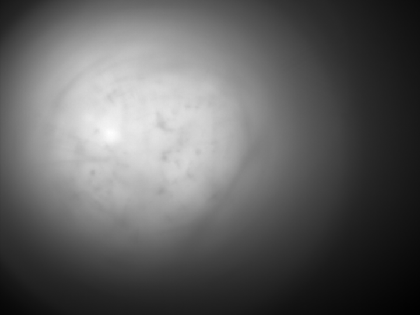
%> input picture Data/In vivo Ca2+/1912-DSA/JP68-1912-mean-native.tif, 420 x 315 px, shrunk from 720 x 540 before the run; the run also reads 2 pictures not shown here
$ octave InVivo_DetectBloodVessels.m   (GNU Octave 9; MATLAB toolbox functions it lacks are replaced by stand-ins)
%> lines starting %> are read from the running program, lines starting %| are printed output that depends on the picture
% Process final tail vein injection experiment
%
% Load projection images, exported from Inscopix Mosaic software
%
% Inat_std : native (prior to fluorescence dye injection) standard deviation
% projection image.
%
% ICE_std : contrast enhanced (following fluorescence dye injection)
% standard deviation projection image.
%
% Inat_min : native (prior to fluorescence dye injection) minimum
% intensity projection image.
%
Inat_std = imread('.\Data\In vivo Ca2+\1912-DSA\JP68-1912-mean-native.tif');
%> Inat_std is the input picture: size 315x420 single; min 250.4, max 1539.4, mean 740.3
ICE_std = imread('.\Data\In vivo Ca2+\1912-DSA\JP68-1912-MaxIP_CE.tif');
Inat_min = imread('.\Data\In vivo Ca2+\1912-DSA\JP68-1912-min_native.tif');

Inat_min = mat2gray(Inat_min);
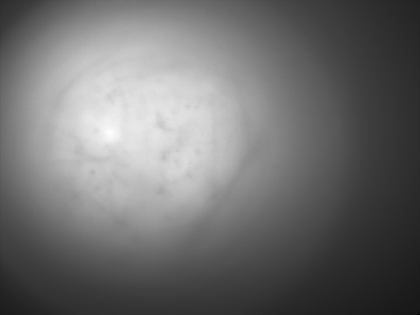
%> Inat_min: size 315x420 double; min 0, max 1, mean 0.439
Inat_std=imgaussfilt(Inat_std,4);
ICE_std=imgaussfilt(ICE_std,4);
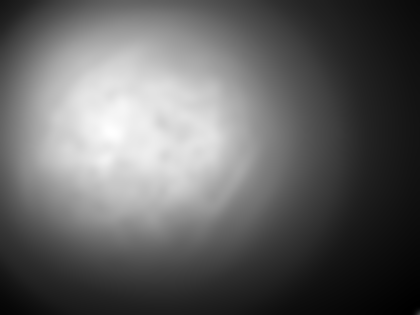
%> ICE_std: size 315x420 single; min 256.6, max 1581.4, mean 772.4; drawn with min black and max white

DSA=Inat_std-ICE_std;
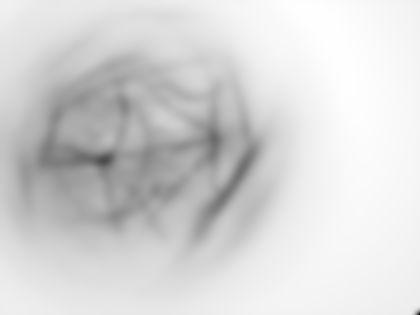
%> DSA: size 315x420 single; min -359.7, max 30, mean -32.2; drawn with min black and max white
figure, imshow(DSA,[])
title('Difference image (in vivo)')
DSA=mat2gray(DSA);
%> DSA: size 315x420 double
pause(2)
close

% topological filtering
clear tempimg_filtered_detect
vesselsenhanced = zeros(size(DSA));
% You may want to increase strength if you have large blood vessels in the
% field of view.
strength = (1:2:15);

% Topological filtering operation to enhance tubular blood vessel
% structures
    for k=1:length(strength)
        deg = [0 25 45 75 90 115 135 150 180 ];
        for j=1:length(deg)
%> (the run ends here)
